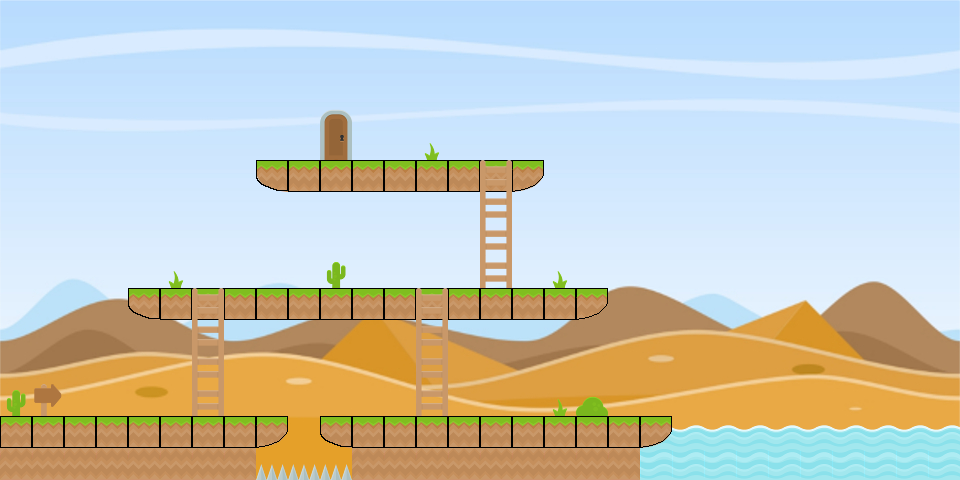

The image is a tile-based game level rendered from a .tmx file. Its description and source (layers, tilesets, objects; grid data summarised) follow:
An orthogonal 30x15 tile map with 32x32 px tiles, 7 tile layers (background, water, ice, unblocked, ...), 4 tilesets.

<map version="1.0" orientation="orthogonal" renderorder="right-down" width="30" height="15" tilewidth="32" tileheight="32" nextobjectid="8">
 <tileset firstgid="1" name="spritesheet_tiles" tilewidth="32" tileheight="32" tilecount="128" columns="8">
  <image source="../spritesheets/spritesheet_tiles.png" trans="ff00ff" width="256" height="512" />
 </tileset>
 <tileset firstgid="129" name="spritesheet_ground2" tilewidth="32" tileheight="32" tilecount="128" columns="8">
  <image source="../spritesheets/spritesheet_ground2.png" trans="ff00ff" width="256" height="512" />
 </tileset>
 <tileset firstgid="257" name="spritesheet_items" tilewidth="32" tileheight="32" tilecount="32" columns="8">
  <image source="../spritesheets/spritesheet_items.png" trans="ff00ff" width="256" height="128" />
 </tileset>
 <tileset firstgid="289" name="newdesert" tilewidth="32" tileheight="32" tilecount="450" columns="30">
  <image source="../backgrounds/newdesert.jpg" trans="ff00ff" width="960" height="480" />
 </tileset>
 <layer name="background" width="30" height="15">
  <data>[450 cells, 450 non-empty, 450 distinct tile ids]</data>
 </layer>
 <layer name="water" width="30" height="15">
  <data>[450 cells, 22 non-empty, 3 distinct tile ids]</data>
 </layer>
 <layer name="ice" width="30" height="15">
  <data>[450 cells, 0 non-empty, 0 distinct tile ids]</data>
 </layer>
 <layer name="unblocked" width="30" height="15">
  <data>[450 cells, 8 non-empty, 4 distinct tile ids]</data>
 </layer>
 <layer name="blocked" width="30" height="15">
  <data>[450 cells, 62 non-empty, 5 distinct tile ids]</data>
 </layer>
 <layer name="ladder" width="30" height="15">
  <data>[450 cells, 12 non-empty, 2 distinct tile ids]</data>
 </layer>
 <layer name="door" width="30" height="15">
  <data>[450 cells, 2 non-empty, 2 distinct tile ids]</data>
 </layer>
</map>
